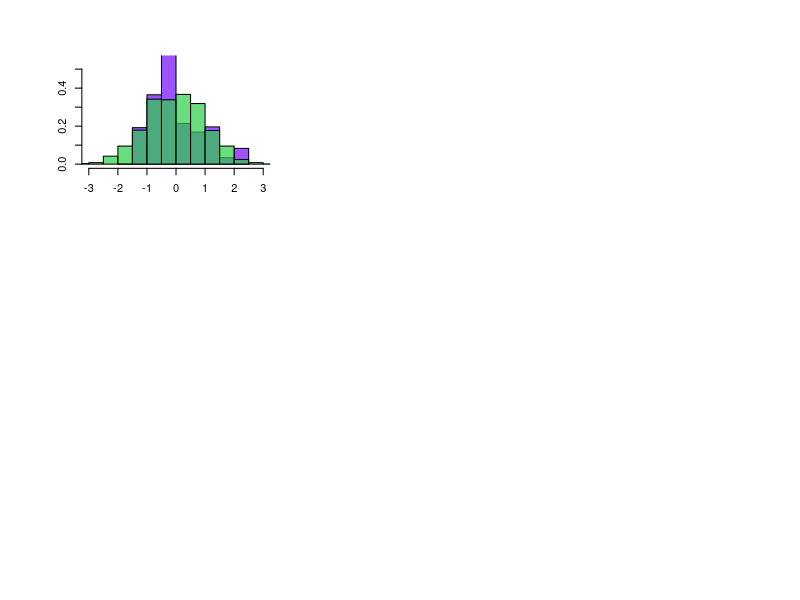

The R source for this figure: (Note: this script raises an error after producing the figure.)
# use histograms to show the distribution of normalised thinned estimates 
# is standard normal

# Thinning function for one dimensional process which statistic being intensity
thinning_thm3 <- function(data, thinning_param, alpha, R=99) {
  lambdas <- c()
  means <- c()
  for (i in 1:R) {
    # thinning the given process
    unif <- runif(length(data), 0, 1)
    subprocess_df <- data[which(unif < thinning_param)]
    r <- length(subprocess_df)
    d <- length(data) - r
    # calculating jackknife histogram
    j <- (mean(subprocess_df) - mean(data))*sqrt(length(data) * r/d)
    means <- c(means,mean(subprocess_df))
    lambdas <- c(lambdas, j)
  }
  lambdas[is.nan(lambdas)] <- 0 # subprocesses can have 0 points with low thinning param
  means[is.nan(means)] <- 0
  print(means)
  lambdas <- lambdas / sqrt(50)
  return(lambdas)
}

# grid of plots
par(mfrow = c(3, 3))
op <- par(mfrow = c(3,3),
          oma = c(5,4,2,1) + 0.1,
          mar = c(2,2,2,2) + 0.1)

# Homogenous Poisson Process (independent)
for (thinning_param in c(0.2,0.5,0.8)) {
  R <- 2000
  ns <- c(10,20,500)
  for (n in ns) {
    # homogenous poisson with mean 50
    p <- rpois(n,50)
    npoint <- nrow(as.data.frame(p))
    # obtaining jackknife histogram
    thinned_estimates <- thinning_thm3(p, thinning_param, 0.05, R=R)
    normal_dist <- rnorm(R, 0, 1)
    # histograms to observe convergence in distribution
    standard <- hist(normal_dist, plot = FALSE)
    thin_hist <- hist(thinned_estimates, plot = FALSE)
    if (n<1000) {
      plot(thin_hist, col =rgb(116/255,10/255,255/255,alpha=0.7), freq=FALSE,main="",xlab="",ylab="",cex.lab=1.5,ylim=c(0,0.55),xlim=c(-3,3))
      plot(standard, col = rgb(43/255,206/255,72/255,alpha=0.7),freq=FALSE,main="", ylab = "", xlab="",add=TRUE)
      txt <- paste0("$n = ",n,", p = ",thinning_param,"$")
      title(TeX(txt), line=0.5, cex.main=1.5)
    } else{
      plot(thin_hist, col =rgb(116/255,10/255,255/255,alpha=0.7), freq=FALSE,main="",xlab="",ylab="",cex.lab=1.5)
      plot(standard, col = rgb(43/255,206/255,72/255,alpha=0.7),freq=FALSE,main="", ylab = "", xlab="",add=TRUE)
      txt <- paste0("$n = ",n,", p = ",thinning_param,"$")
      title(TeX(txt), line=0.5, cex.main=1.5)
    }

  }
}
txt <- paste0("Estimating $lambda$ of Poisson Distribution")
title(TeX(txt),line=1,outer=TRUE, cex.main=1.6)
title(xlab="Estimates", ylab="Density", outer=TRUE, line=1, cex.lab=1.5)
legend(-15.6,2.38,legend = c("Thinned Estimates", "Standard Normal"), col = c(rgb(116/255,10/255,255/255,alpha=0.7),rgb(43/255,206/255,72/255,alpha=0.7)), lwd = 5, horiz = TRUE, cex = 1.3, seg.len=1, bty = 'n',xpd=NA)
par(op)

